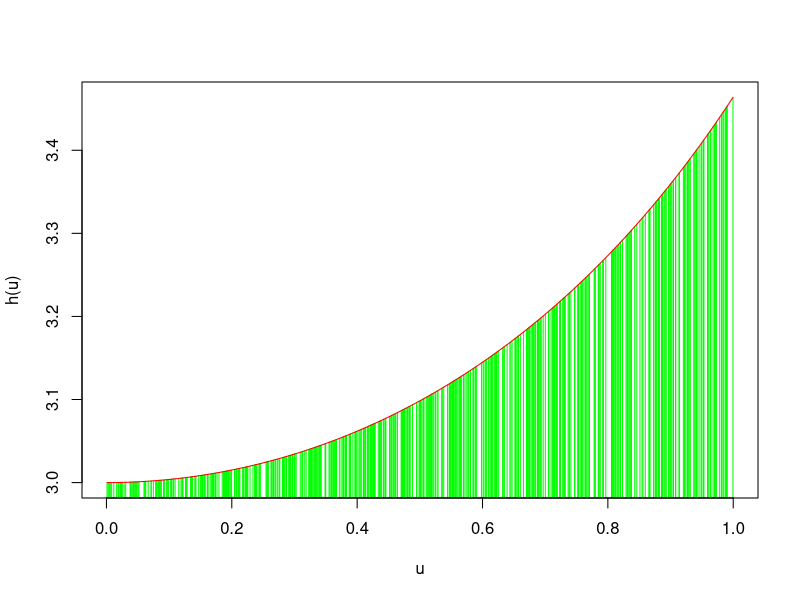
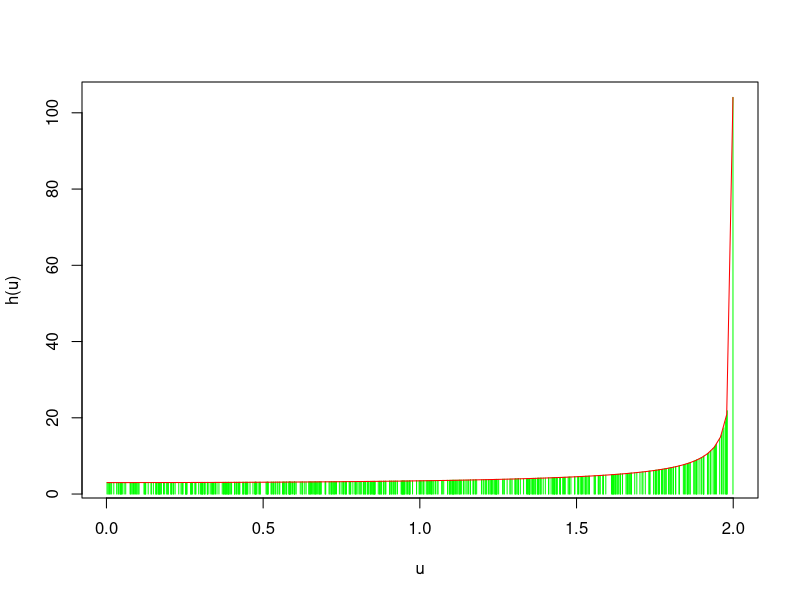

R code for these plots, in order:
#calculando la integral de 6/sqrt(4-x^2) de 0 a 1
set.seed(32789)

h<-function(x){6/sqrt(4-x^2)}
n=600
m=100
res=seq(1,m)

for (i in 1:m){
  u=runif(n)
  res[i]=mean(h(u))
}

mean(res)

plot(u,h(u),type="h",col="green")
curve(6/sqrt(4-x^2),col="red",add=T)


#calculando la integral de 6/sqrt(4-x^2) de 0 a 2
set.seed(32789)

h<-function(x){6/sqrt(4-x^2)}
n=600
m=100
res=seq(1,m)

for (i in 1:m){
  u=runif(n,0,2)
  res[i]=mean(h(u))
}

mean(res)

plot(u,h(u),type="h",col="green")
curve(6/sqrt(4-x^2),col="red",add=T)